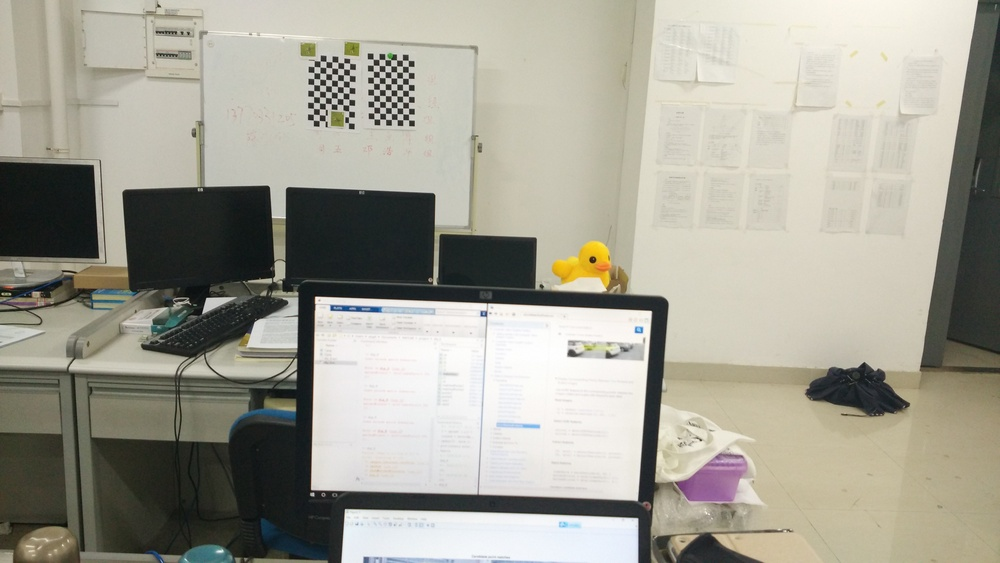
//> input picture outline/1.jpg, 1000 x 563 px, shrunk from 4208 x 2368 before the run
$ ./outline   (built with g++ and OpenCV 4)
//> lines starting //> are read from the running program, lines starting //| are printed output that depends on the picture; after the words box and inside, x2 and y2 are one past the last pixel; in counts of white or black regions, pixels touching at a corner belong together

#include "opencv2/highgui/highgui.hpp"
#include "opencv2/imgproc/imgproc.hpp"
#include <iostream>
using namespace cv;
using namespace std;

#define WINDOW_NAME1 "orignal"
#define WINDOW_NAME2 "outline"

Mat g_srcImage;
Mat g_grayImage;
int g_nThresh = 80;
int g_nThresh_max = 255;
RNG g_rng(12345);
Mat g_cannyMat_output;
vector<vector<Point>> g_vContours;
vector<Vec4i> g_vHierarchy;

void on_ThreshChange(int, void*);


int main(int argc, char** argv)
{

	// 加载src
	g_srcImage = imread("1.jpg", 1);
//> g_srcImage is the input picture: 563 rows x 1000 cols, CV_8UC3; mean B, G, R 148.2, 160.3, 162.4
	if (!g_srcImage.data) { printf("read error \n"); return false; }

	// 转成灰度并模糊化降噪
	cvtColor(g_srcImage, g_grayImage, COLOR_BGR2GRAY);
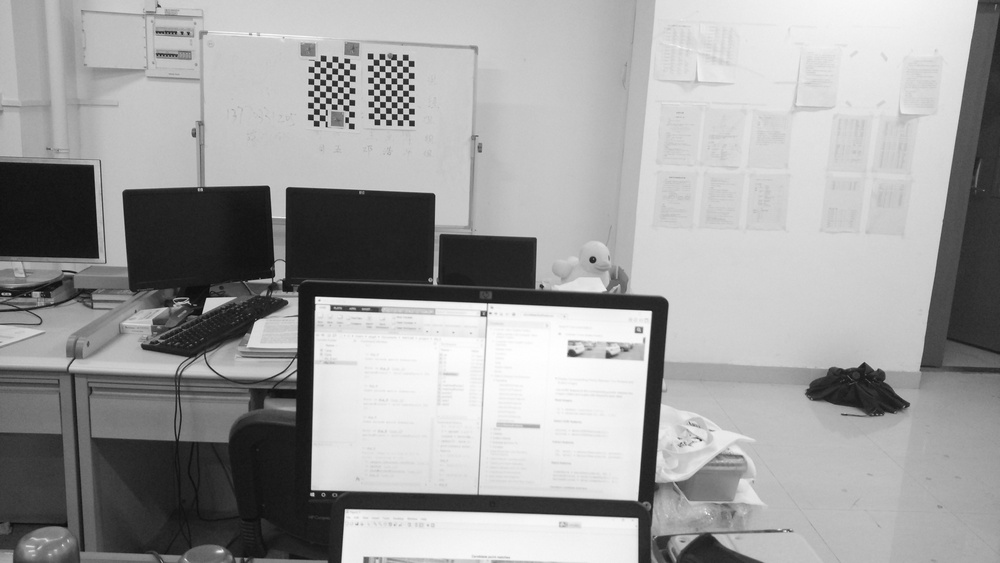
//> g_grayImage: 563 rows x 1000 cols, CV_8UC1; min 8, max 255, mean 159.5
	blur(g_grayImage, g_grayImage, Size(3, 3));

	// 创建窗口
	namedWindow(WINDOW_NAME1, 0);
	imshow(WINDOW_NAME1, g_srcImage);

	//创建滚动条并初始化
	createTrackbar("canny阈值", WINDOW_NAME1, &g_nThresh, g_nThresh_max, on_ThreshChange);
	on_ThreshChange(0, 0);

	waitKey(0);
	return(0);
}

void on_ThreshChange(int, void*)
{

	// Canny检测边缘
	Canny(g_grayImage, g_cannyMat_output, g_nThresh, g_nThresh * 2, 3);
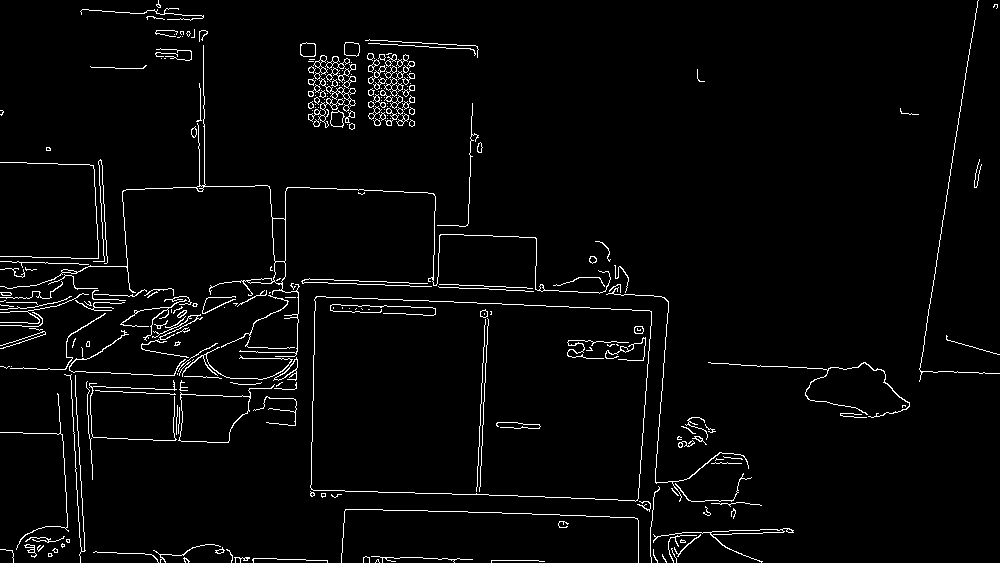
//> g_cannyMat_output: 563 rows x 1000 cols, CV_8UC1; 3% white in thin lines or dots

	// 寻找轮廓
	findContours(g_cannyMat_output, g_vContours, g_vHierarchy, RETR_TREE, CHAIN_APPROX_SIMPLE, Point(0, 0));
//> g_vContours = 408 contours, 247 with area under 20; largest, box (x1, y1, x2, y2) and area: (310, 296, 652, 502) 63666, (310, 296, 652, 502) 63662, (178, 384, 275, 443) 2703, (179, 394, 251, 443) 2678, (0, 45, 611, 357) 1004; g_vHierarchy = 408 items, first 8: [1, -1, -1, -1], [2, 0, -1, -1], [3, 1, -1, -1], [5, 2, 4, -1], [-1, -1, -1, 3], [6, 3, -1, -1], [7, 5, -1, -1], [8, 6, -1, -1]

	// 绘出轮廓
	Mat drawing = Mat::zeros(g_cannyMat_output.size(), CV_8UC3);
	for (int i = 0; i < g_vContours.size(); i++)
	{
		Scalar color = Scalar(g_rng.uniform(0, 255), g_rng.uniform(0, 255), g_rng.uniform(0, 255));//任意值
		drawContours(drawing, g_vContours, i, color, 2, 8, g_vHierarchy, 0, Point());
	}
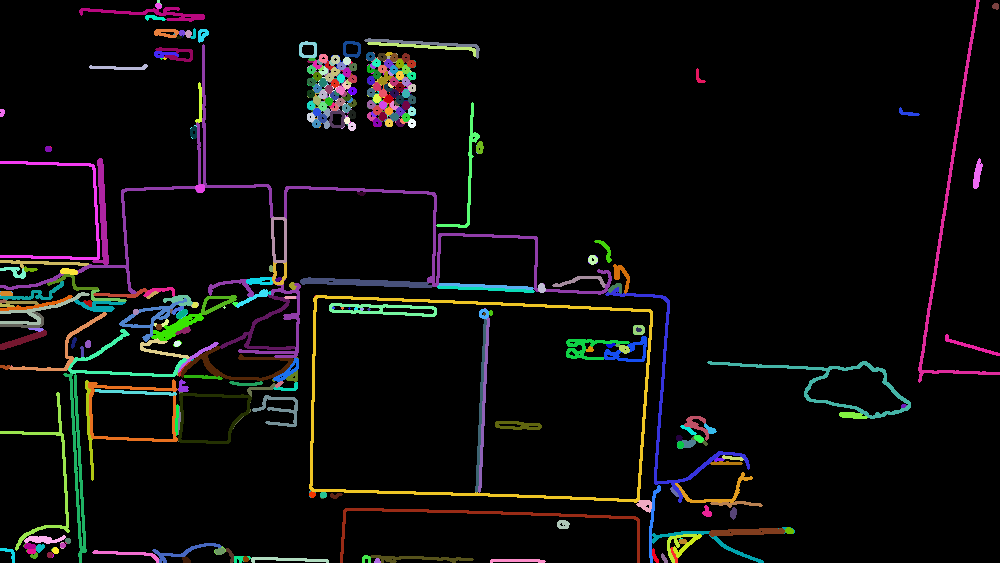
//> drawing: 563 rows x 1000 cols, CV_8UC3; mean B, G, R 11.4, 11.7, 12.4

	// 显示效果图
	namedWindow(WINDOW_NAME2, 0);
	imshow(WINDOW_NAME2, drawing);
}
